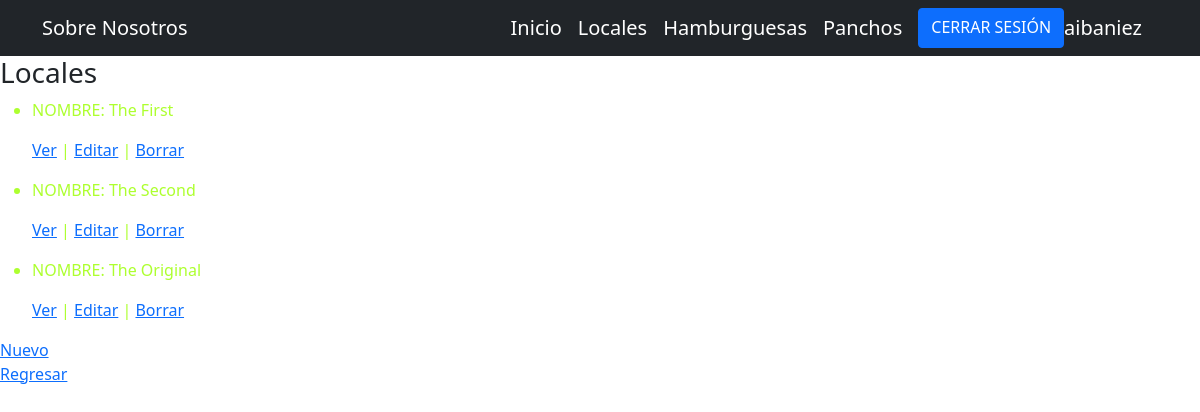
/AppMrBlack/local/list (signed in), run on the app's committed database.
### AppMrBlack/models.py (models this page shows, shortened)
class Locales(models.Model):
    nombrelocal = models.CharField('nombrelocal',max_length=45)
    ciudad = models.CharField('ciudad',max_length=45)
    provincia = models.CharField('provincia',max_length=45)
    direccion = models.CharField('direccion',max_length=45)
    altura = models.IntegerField()
    fechaapertura = models.DateField('fechaapertura')

### AppMrBlack/views.py (the view)
# urls.py: path('local/list',views.LocalList.as_view(),name='ListLocal'),
class LocalList(ListView):
    model = Locales
    template_name = "local_list.html"

### AppMrBlack/templates/local_list.html (shortened to what this page needs)
<!DOCTYPE html>
<html lang="en">
    <head>
        {% load static %}
        <link href="{% static 'css/styles.css' %}" rel="stylesheet" />
    </head>
    <body>
        <nav class="navbar navbar-expand-lg navbar-dark bg-dark">
            <div class="container">
                <a class="navbar-brand" href="#!">Sobre Nosotros</a>
                <div class="collapse navbar-collapse" id="navbarSupportedContent">
                    <ul class="navbar-nav ms-auto mb-2 mb-lg-0">
                        <a class="navbar-brand" href="{% url 'Inicio' %}">Inicio</a>
                        <a class="navbar-brand" href="{% url 'Locales' %}">Locales</a>
                        <a class="navbar-brand" href="{% url 'Hamburguesas' %}">Hamburguesas</a>
                        <a class="navbar-brand" href="{% url 'Panchos' %}">Panchos</a>
                        {% if request.user.is_authenticated %}
                            <a class="btn btn-primary" href="{% url 'Logout' %}">CERRAR SESIÓN</a>
                            <a class="navbar-brand" href="{% url 'EditarPerfil' %}">{{user.username}}</a>
                        {% endif %}
                    </ul>
                </div>
            </div>
        </nav>
        <h3>Locales</h3>
    <ul style="color: greenyellow">
        {% for locales in object_list %}
            <li>
                <p>NOMBRE: {{ locales.nombrelocal }} </p>
                    <a href="{% url 'DetailLocal' locales.id %}">Ver</a> |
                    <a href="{% url 'EditLocal' locales.id %}">Editar</a> |
                    <a href="{% url 'DeleteLocal' locales.id %}">Borrar</a>
            </li>
        {% endfor %}
    </ul>
    <a href="{% url 'NewLocal'  %}">Nuevo</a>
    <p>
        <a href="{% url 'Locales' %}">Regresar</a>
    </p>

### data on the page
Locales: nombrelocal "The First"
Locales: nombrelocal "The Second"
Locales: nombrelocal "The Original"

### other printed values
{{ user.username }} "aibaniez"
